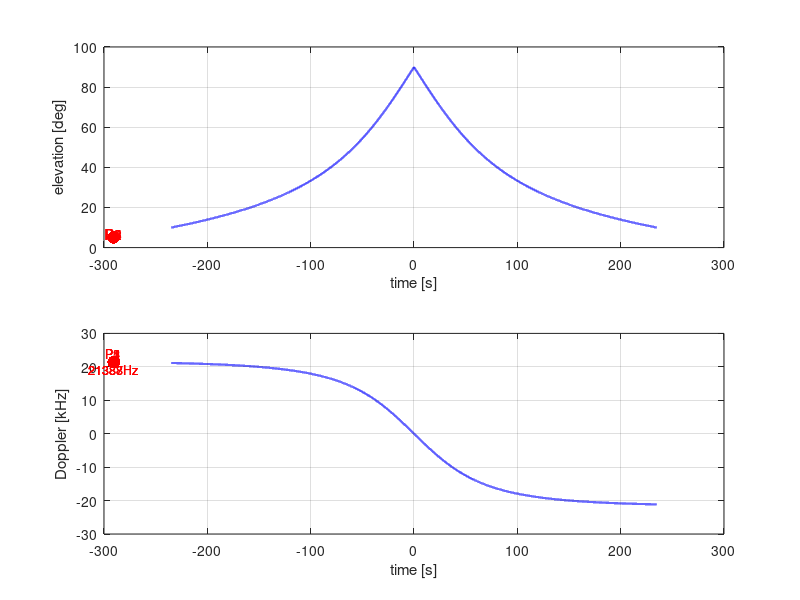

Write MATLAB code to recreate this figure.
clear; clc;

El_start_deg = 5;
approaching  = true;

c_light = 3e8; GM = 3.986e14; Re = 6.371e6; fc = 920e6; h = 540e3;
BW = 100e3; SF = 7; n_bit = 4;
v_sat = sqrt(GM/(Re+h)); w_sat = v_sat/(Re+h);
M = 2^SF; T_slot = M/BW; C = 3*2^n_bit+303;

d_f  = @(t) sqrt(Re^2+(Re+h)^2-2*Re*(Re+h)*cos(w_sat*t));
El_f = @(t) asin(((Re+h)^2-Re^2-d_f(t).^2)./(2*Re.*d_f(t)))*180/pi;
fd_f = @(t) -(fc/c_light).*Re.*(Re+h).*sin(w_sat.*t).*w_sat./d_f(t);

if approaching, t_s = linspace(-500,0,500000);
else,           t_s = linspace(0,500,500000); end
[~,idx] = min(abs(El_f(t_s)-El_start_deg));
t0 = t_s(idx);

ps  = round(linspace(0,C-1,5));
tp  = t0 + ps*T_slot;
fdp = fd_f(tp);
Elp = El_f(tp);

fprintf('%-8s %-10s %-12s %-12s\n','Pulse','t[s]','El[deg]','fd[Hz]');
for i=1:5, fprintf('P%-7d %-10.2f %-12.2f %-12.1f\n',i,tp(i),Elp(i),fdp(i)); end
fprintf('\nfloat fd_per_pulse[5] = {');
for i=1:5
    if i<5, fprintf('%.2ff, ',fdp(i)); else, fprintf('%.2ff',fdp(i)); end
end
fprintf('};\n');

t_pass = linspace(-300,300,50000);
vis = El_f(t_pass)>=10;
fig = figure('Visible','off');
subplot(2,1,1);
plot(t_pass(vis),El_f(t_pass(vis)),'b-','LineWidth',1.5); hold on;
scatter(tp,Elp,80,'r','filled');
for i=1:5, text(tp(i),Elp(i)+2,sprintf('P%d',i),'Color','r','HorizontalAlignment','center'); end
xlabel('time [s]'); ylabel('elevation [deg]'); grid on;
subplot(2,1,2);
plot(t_pass(vis),fd_f(t_pass(vis))/1e3,'b-','LineWidth',1.5); hold on;
scatter(tp,fdp/1e3,80,'r','filled');
for i=1:5, text(tp(i),fdp(i)/1e3+0.5,sprintf('P%d\n%.0fHz',i,fdp(i)),'FontSize',9,'Color','r','HorizontalAlignment','center'); end
xlabel('time [s]'); ylabel('Doppler [kHz]'); grid on;
saveas(fig,sprintf('doppler_per_pulse_el%d.png',round(El_start_deg)));
